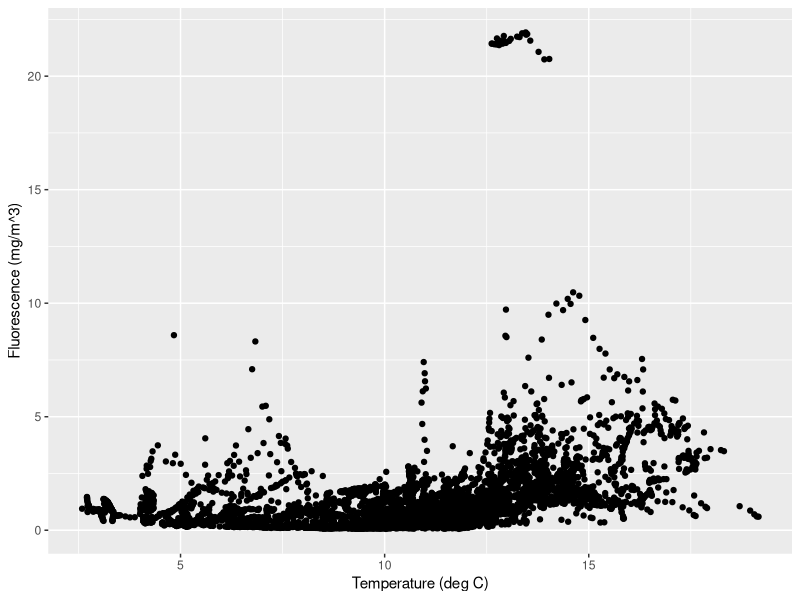
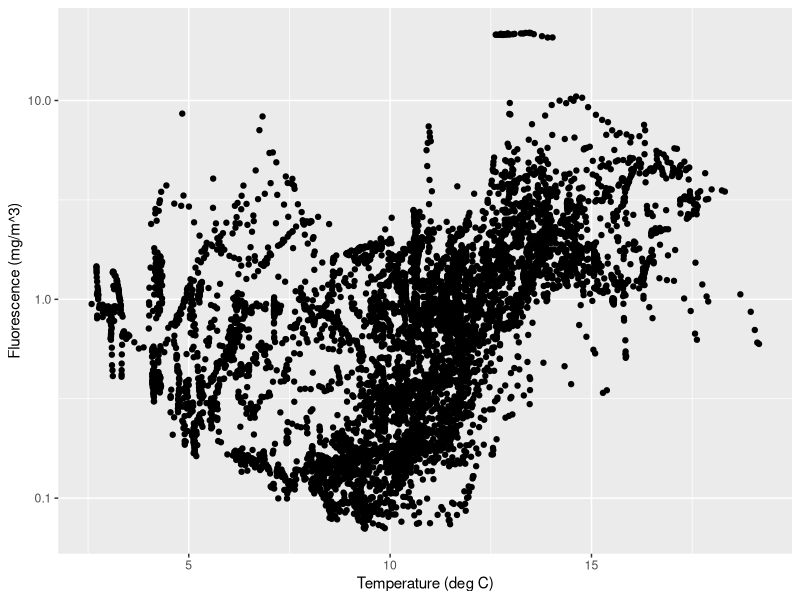
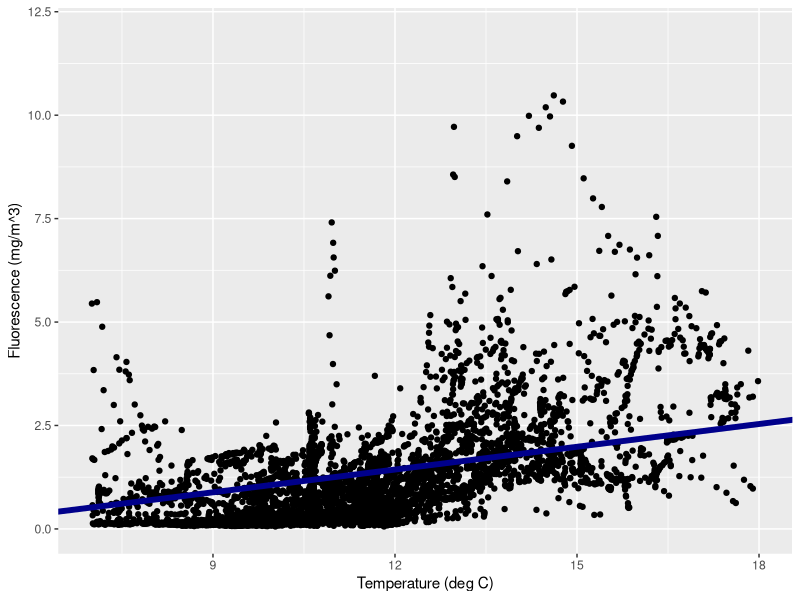
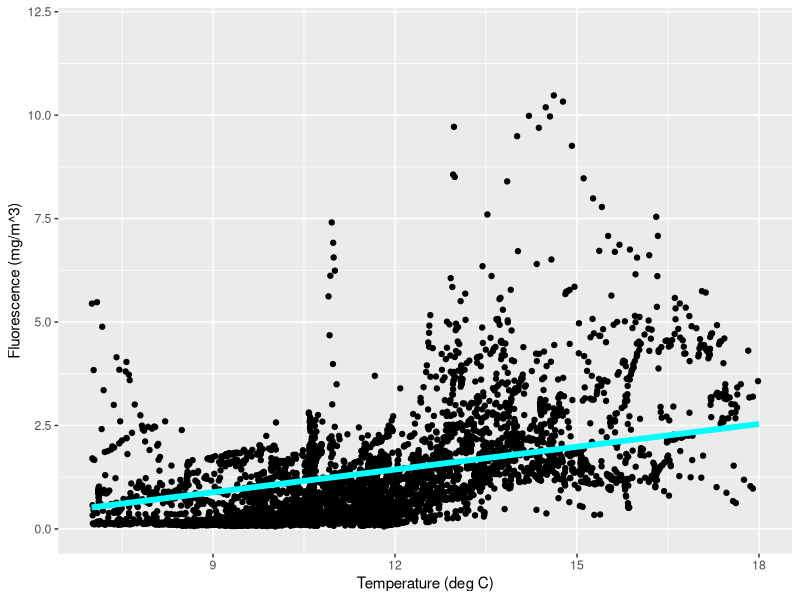
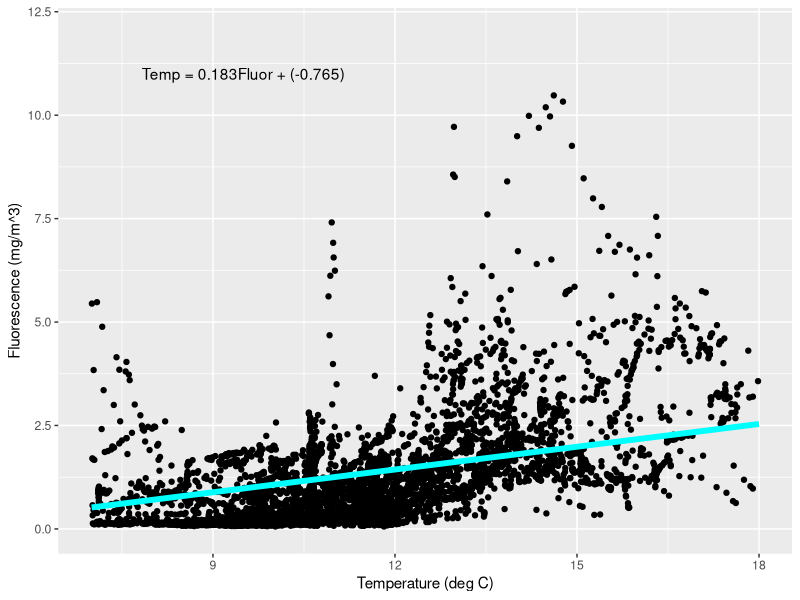
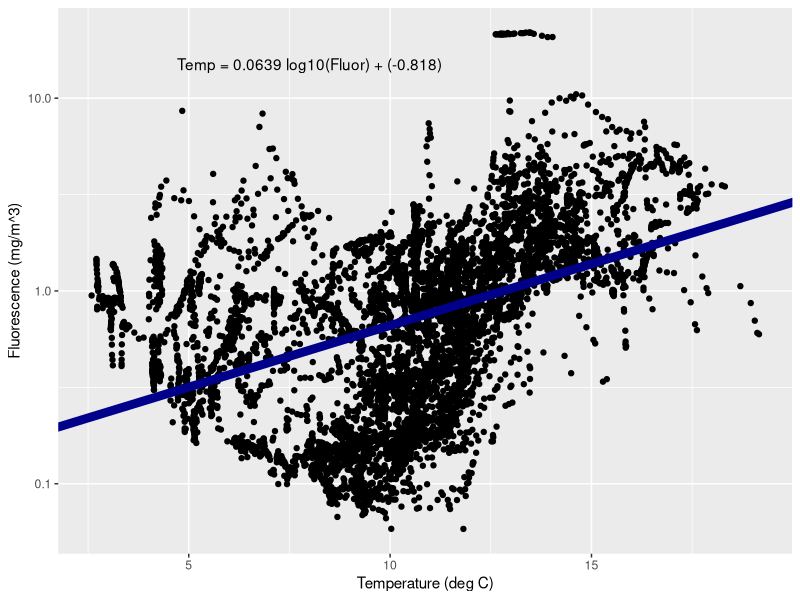
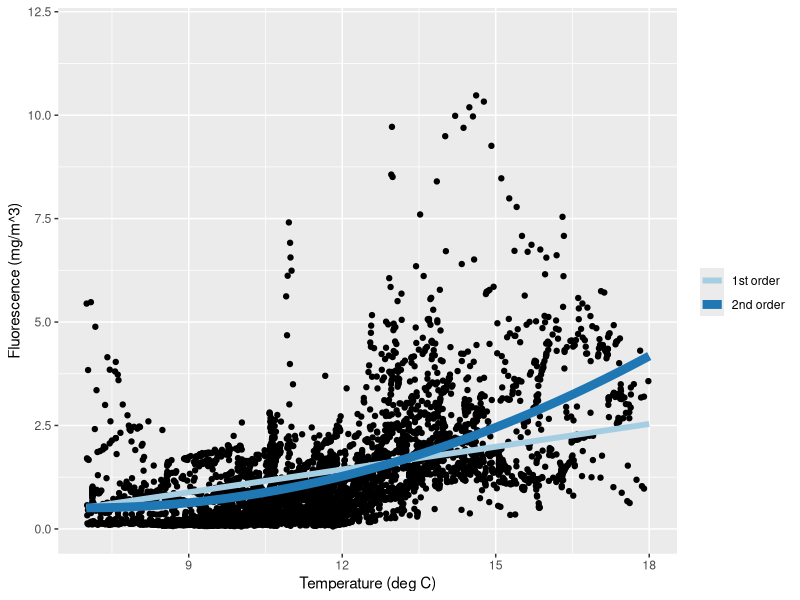

Generate these figures, in order, with R:
## ---- chunk 1
setwd("C:/Users/cmitchell/Documents/SeaChangeSemester/2021/Labs/sea-change-semester-data-labs/Lab04/")
## ---- chunk 2
library(ggplot2)
## ---- chunk 3
DATA <- read.csv("DaRTS_combined_data.csv")
## ---- chunk 4
ggplot(data = DATA) + 
  geom_point(mapping = aes(x = Temperature_C, y = Fluorescence_mg_m3)) +
  xlab('Temperature (deg C)') +
  ylab('Fluorescence (mg/m^3)') 
## ---- chunk 5
ggplot(data = DATA) + 
  geom_point(mapping = aes(x = Temperature_C, y = Fluorescence_mg_m3)) +
  xlab('Temperature (deg C)') +
  ylab('Fluorescence (mg/m^3)') +
  scale_y_log10(limits=c(0.07,22)) 
## ---- chunk 6
# create variables for our two parameters of interest
# NB: we want to the data to be vectors, rather than dataframe columns so we can 
# perform our analysis, hence we need to use the dollar sign, $, to index the DATA dataframe
temp <- DATA$Temperature_C
fl <- DATA$Fluorescence_mg_m3

# calculate the correlation coefficient
corValue <- cor.test(temp, fl, method="pearson")

# displaying the correlation coefficient
corValue
## ---- chunk 7
depths <- DATA$Depth

depths[1:10]
## ---- chunk 8
# make our list of indices
ind <- c(5,8,15,30)

# index depth with our indices
depths[ind]

# index temperature with our indices
temp[ind]
## ---- chunk 9
ind <- depths < 10

# print out the first 50 elements to see what this object looks like
ind[1:50] 

# Then index the depths object
depths[ind]
## ---- chunk 10
templog <- DATA$Temperature_C
fllog <- log10(DATA$Fluorescence_mg_m3)

# removing the NaNs and Infs:
# 1) make a boolean list of the good values
nonans <- is.finite(fllog)
# 2) index temp and fl objects using our boolean list
tempnonan <- templog[nonans]
flnonan <- fllog[nonans]

# calculate the correlation coefficient
corValue <- cor.test(tempnonan, flnonan)

# displaying the correlation coefficient
corValue
## ---- chunk 11
# fitting a linear model between the two variables
model1 <- lm(fl ~ temp)

# assigning the slope and intercept from the model to variables
intercept <- model1$coefficients[1]
slope <- model1$coefficients[2]

# adding the line to our plot
ggplot(data = DATA) + 
  geom_point(mapping = aes(x = Temperature_C, y = Fluorescence_mg_m3)) +
  geom_abline(slope=slope,intercept=intercept, size=2, color = "darkblue") +
  xlab('Temperature (deg C)') +
  ylab('Fluorescence (mg/m^3)') +
  xlim(7,18) + ylim(0,12)
## ---- chunk 12
# fitting a linear model between the two variables
model1 <- lm(fl ~ temp)

# assigning the slope and intercept from the model to variables
intercept <- model1$coefficients[1]
slope <- model1$coefficients[2]

# adding the line to our plot
ggplot(data = DATA) + 
  geom_point(mapping = aes(x = Temperature_C, y = Fluorescence_mg_m3)) +
  stat_function(fun = function(x) intercept + slope * x, size = 2, color = 'cyan') +
  xlab('Temperature (deg C)') +
  ylab('Fluorescence (mg/m^3)') +
  xlim(7,18) + ylim(0,12)

## ---- chunk 13
# fitting a linear model between the two variables
model1 <- lm(fl ~ temp)

# assigning the slope and intercept from the model to variables
intercept <- model1$coefficients[1]
slope <- model1$coefficients[2]

# adding the line to our plot: note we've added the line by three different methods
ggplot(data = DATA) + 
  geom_point(mapping = aes(x = Temperature_C, y = Fluorescence_mg_m3)) +
  stat_function(fun = function(x) intercept + slope * x, size = 2, color = 'cyan') +
  xlab('Temperature (deg C)') +
  ylab('Fluorescence (mg/m^3)') +
  xlim(7,18) + ylim(0,12) +
  annotate("text", x = 9.5, y = 11, label = paste("Temp = ", format(slope, digits=3), "Fluor + (", format(intercept,digits=3), ")", sep="")) # let's add the equation to the figure

## ---- chunk 14
# fitting a linear model between the two variables
modelLog <- lm(flnonan ~ tempnonan)

# assigning the slope and intercept fromt the model to variables
interceptLog <- modelLog$coefficients[1]
slopeLog <- modelLog$coefficients[2]

# adding the line to our plot
ggplot(data = DATA) + 
  geom_point(mapping = aes(x = Temperature_C, y = Fluorescence_mg_m3)) +
  geom_abline(slope=slopeLog,intercept=interceptLog, size=3, color = "darkblue") +
  xlab('Temperature (deg C)') +
  ylab('Fluorescence (mg/m^3)') +
  scale_y_log10() +
  annotate("text", x = 8, y = 15, label = paste("Temp = ", format(slopeLog, digits=3), " log10(Fluor) + (", format(interceptLog,digits=3), ")", sep="")) # let's add the equation to the figure
## ---- chunk 15
# fitting a 2nd and 3rd order polynomial between the two variables
model2 <- lm(fl ~ temp + I(temp^2))

# assigning the coefficients from the models to the variables
p2 <- model2$coefficients[3]
p1 <- model2$coefficients[2]
p0 <- model2$coefficients[1]

# adding the line to our plot: note only one of the above methods works for curves, stat_function
ggplot(data = DATA) + 
  geom_point(mapping = aes(x = Temperature_C, y = Fluorescence_mg_m3)) +
  stat_function(fun = function(x) intercept + slope * x, size = 2, aes(color = '1st order')) +
  stat_function(fun = function(x) p0 + p1 * x + p2 * (x^2), size = 3, aes(color = '2nd order')) +
  scale_colour_manual("",values = c("#a6cee3", "#1f78b4")) + # with Color-hex Color code
  xlab('Temperature (deg C)') +
  ylab('Fluorescence (mg/m^3)') +
  xlim(7,18) + ylim(0,12)

## ---- chunk 16
summary(model1)
## ---- chunk 17
summary(model2)
summary(modelLog)
## ---- chunk 18
# assigning summaries to variables
sum_model1 <- summary(model1)
sum_model2 <- summary(model2)
sum_model3 <- summary(modelLog)

# combining statistics into vectors
rsquare = c(sum_model1$r.squared,sum_model2$r.squared,sum_model3$r.squared)
adjrsquare = c(sum_model1$adj.r.squared,sum_model2$adj.r.squared,sum_model3$adj.r.squared)
std_error = c(sum_model1$sigma,sum_model2$sigma,sum_model3$sigma)

# unfortunately we can't extract the p-value in the same way, but we can calculate it separately
pvalue = c(pf(sum_model1$fstatistic[1],sum_model1$fstatistic[2],sum_model1$fstatistic[3],lower.tail = FALSE),
           pf(sum_model2$fstatistic[1],sum_model2$fstatistic[2],sum_model2$fstatistic[3],lower.tail = FALSE),
           pf(sum_model3$fstatistic[1],sum_model3$fstatistic[2],sum_model3$fstatistic[3],lower.tail = FALSE))


# creating a dataframe containing the model statistics
statsData = data.frame(rsquare,adjrsquare,std_error,pvalue,row.names=c("model1","model2","modelLog"))
statsData
## ---- chunk 19
templog <- DATA$Temperature_C
fllog <- log10(DATA$Fluorescence_mg_m3)
sal <- DATA$Salinity_PSU

# removing the NaNs and Infs
nonans <- is.finite(fllog)
tempnonan <- templog[nonans]
flnonan <- fllog[nonans]
salnonan <- sal[nonans]

modelLog_ts <- lm(flnonan ~ tempnonan + salnonan)

summary(modelLog_ts)
## ---- chunk 20
templog <- DATA$Temperature_C
fllog <- log10(DATA$Fluorescence_mg_m3)
sal <- DATA$Salinity_PSU
doy <- DATA$doy

# removing the NaNs and Infs
nonans <- is.finite(fllog)
tempnonan <- templog[nonans]
flnonan <- fllog[nonans]
salnonan <- sal[nonans]
doynonan <- doy[nonans]

modelLog_tsdoy <- lm(flnonan ~ tempnonan + salnonan +doynonan)

summary(modelLog_tsdoy)
